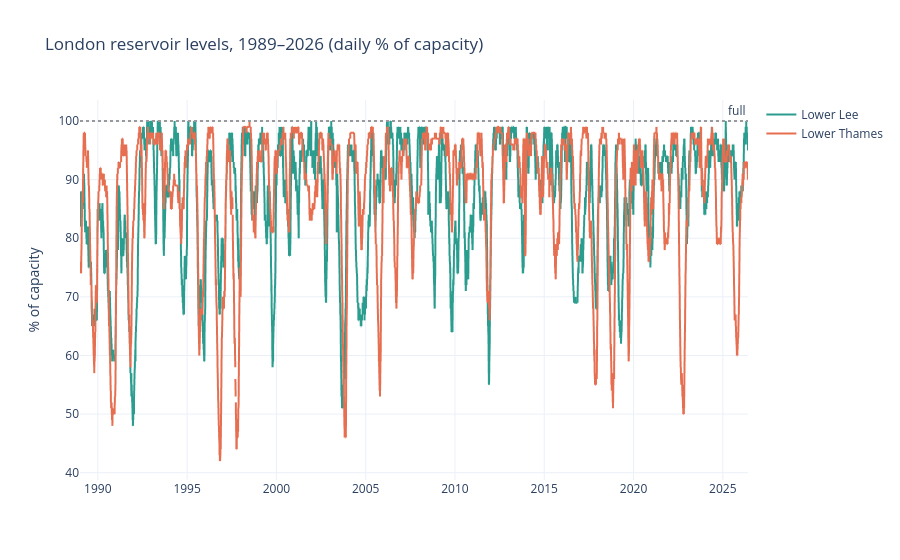

The cell this chart's notebook holds for it:
### Markdown cell above
A complete daily record: one reading per day for 37 years, no gaps in the calendar. That's rare and lovely. The two series don't behave the same, even in the summary stats: the Lower Thames sits fuller on average and seldom drops as low as the Lee.

## 2. The whole thing, every day

Before slicing anything, just plot all 13,665 days. Drag to zoom, double-click to reset.

### Code cell
long = df.melt("date", value_vars=list(GROUPS), var_name="group", value_name="pct")
long["group"] = long["group"].map(GROUPS)

fig = px.line(
    long, x="date", y="pct", color="group",
    color_discrete_map=COLORS,
    labels={"pct": "% of capacity", "date": "", "group": ""},
    title="London reservoir levels, 1989–2026 (daily % of capacity)",
)
fig.add_hline(y=100, line_dash="dot", line_color="#999", annotation_text="full")
fig.update_layout(template="plotly_white", hovermode="x unified", legend_title="")
fig_daily = fig
fig.show()

### Figure 1 — Plotly figure (JSON) as saved in the notebook; plotly's stock layout.template omitted (floating-point values rounded to 4 significant figures; data arrays with more than 128 entries replaced by an {"elided": "..."} marker saying what was removed)
{"data": [{"hovertemplate": "=%{x}<br>% of capacity=%{y}<extra></extra>", "legendgroup": "Lower Lee", "line": {"color": "#2a9d8f", "dash": "solid"}, "marker": {"symbol": "circle"}, "mode": "lines", "name": "Lower Lee", "showlegend": true, "type": "scattergl", "x": {"elided": "13665 str values"}, "xaxis": "x", "y": {"elided": "13665 float values"}, "yaxis": "y"}, {"hovertemplate": "=%{x}<br>% of capacity=%{y}<extra></extra>", "legendgroup": "Lower Thames", "line": {"color": "#e76f51", "dash": "solid"}, "marker": {"symbol": "circle"}, "mode": "lines", "name": "Lower Thames", "showlegend": true, "type": "scattergl", "x": {"elided": "13665 str values"}, "xaxis": "x", "y": {"elided": "13665 float values"}, "yaxis": "y"}], "layout": {"annotations": [{"showarrow": false, "text": "full", "x": 1, "xanchor": "right", "xref": "x domain", "y": 100, "yanchor": "bottom", "yref": "y"}], "hovermode": "x unified", "legend": {"title": {"text": ""}, "tracegroupgap": 0}, "shapes": [{"line": {"color": "#999", "dash": "dot"}, "type": "line", "x0": 0, "x1": 1, "xref": "x domain", "y0": 100, "y1": 100, "yref": "y"}], "title": {"text": "London reservoir levels, 1989–2026 (daily % of capacity)"}, "xaxis": {"anchor": "y", "domain": [0, 1], "title": {"text": ""}}, "yaxis": {"anchor": "x", "domain": [0, 1], "title": {"text": "% of capacity"}}}}
